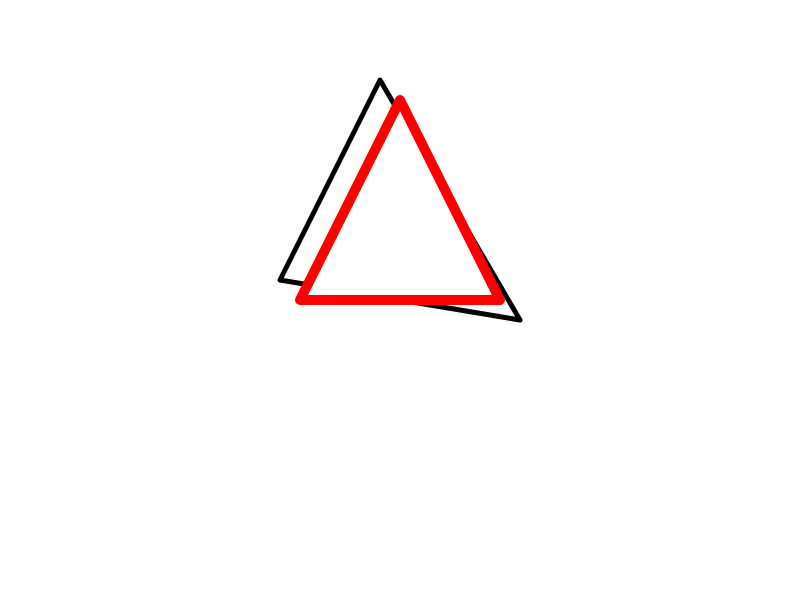
Frame 1 (no input)
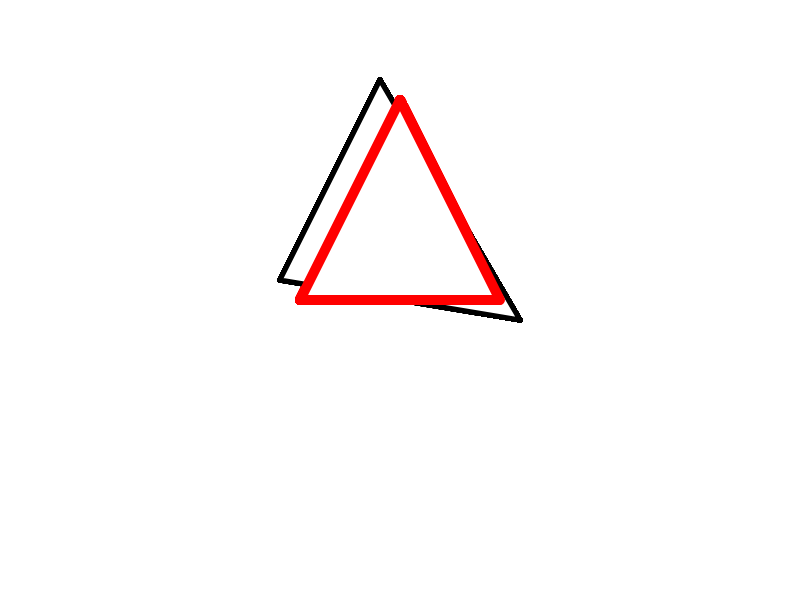
Frame 60 (no input)
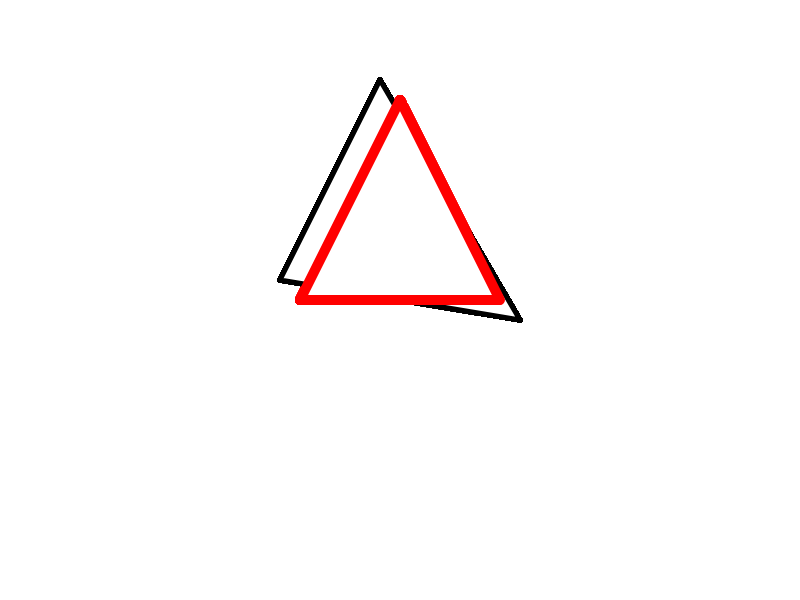
Frame 120 (the mouse pressed at the canvas centre since frame 60)

The p5.js sketch that drew these frames (run headless with seeded random() and noise() and a simulated clock; from frame 60 on, the mouse is pressed at the canvas centre):

// p5.js sketch
// ── sketch.js
function setup() {
  createCanvas(800, 600);
  background(255, 255, 255);
}

function draw() {
  strokeWeight(5);
  strokeJoin(ROUND);
  stroke(0, 0, 0);
  triangle(380, 80, 520, 320, 280, 280);
  strokeWeight(10);
  strokeJoin(ROUND);
  stroke(255, 0, 0);
  triangle(400, 100, 500, 300, 300, 300);
}
